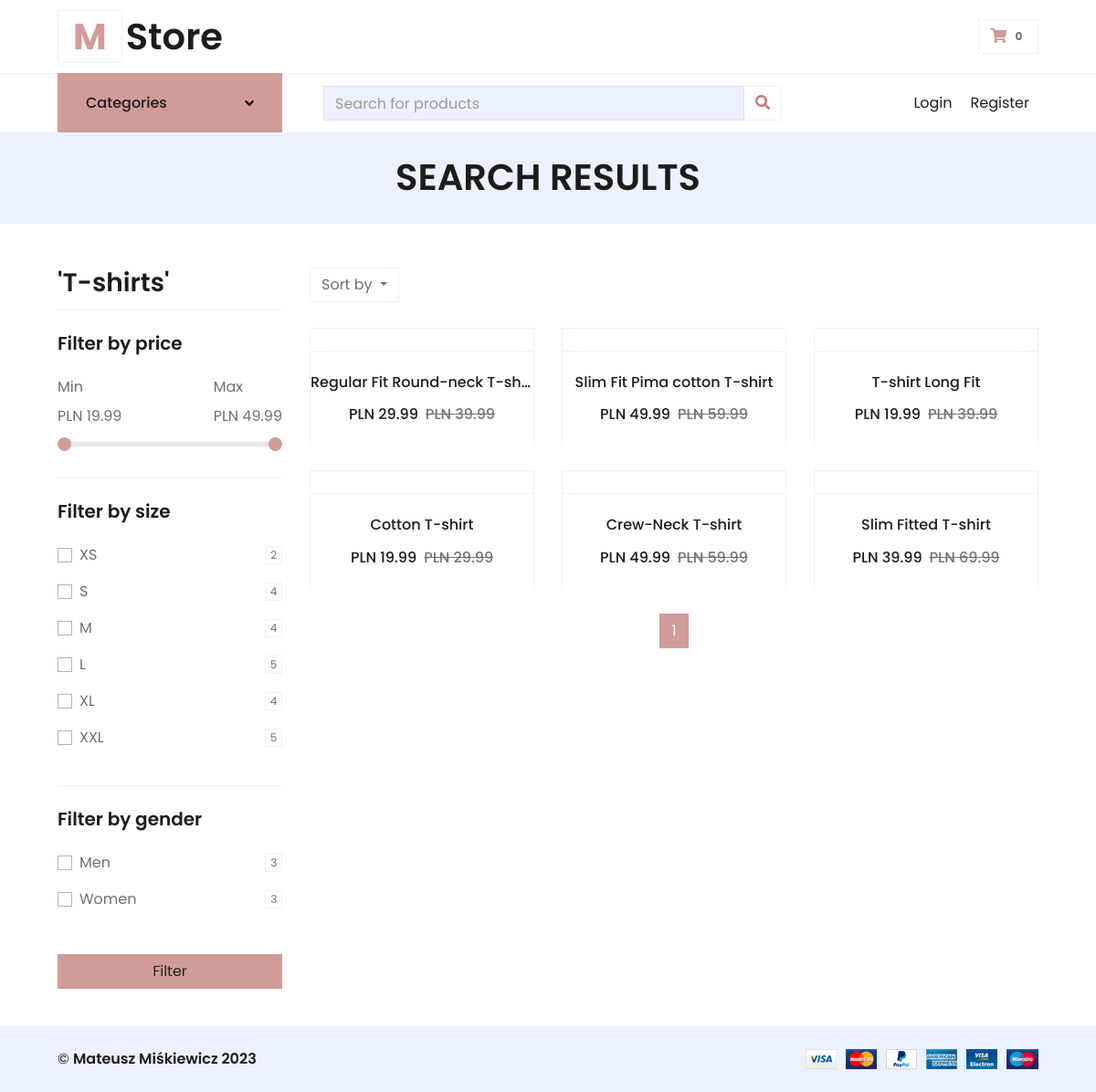
/search?q=T-shirts, run on the app's committed database.
### models.py (models this page shows)
class Product(db.Model):
    __tablename__ = "products"
    id = db.Column(db.Integer, primary_key=True)
    sex = db.Column(db.String(6), nullable=False)
    category = db.Column(db.String(25), nullable=False)
    name = db.Column(db.String(250), nullable=False)
    original_price = db.Column(db.Float, nullable=False)
    current_price = db.Column(db.Float, nullable=False)
    description = db.Column(db.String(1000), nullable=False)
    additional_description = db.Column(db.String(1000), nullable=False)
    available_sizes = db.Column(db.String(250), nullable=False)
    img_url = db.Column(db.String(250), nullable=False)
    img_url2 = db.Column(db.String(250), nullable=True)
    img_url3 = db.Column(db.String(250), nullable=True)
    date = db.Column(db.DateTime, nullable=False)
    order_details = relationship("Order_Details", back_populates="product")
    review = relationship("Review", back_populates="product")

### routes.py (the view, shortened to what this page needs)
@app.route('/search', methods=["GET", "POST"])
def search():
    sizes_list = []
    gender_list = []
    all_genders = ["Men", "Women"]
    page = request.args.get('page', 1, type=int)
    all_products = Product.query
    sort_by = None
    search_query = request.args.get("q", None)
    initial_results = all_products.filter(or_(Product.name.like("%" + search_query + "%"),
                                              Product.category.like("%" + search_query + "%"),
                                              Product.sex.like(search_query)))
    if initial_results.count() > 0:
        general_min_price = min(product.current_price for product in initial_results)
        general_max_price = max(product.current_price for product in initial_results)
        min_price = min(product.current_price for product in initial_results)
        max_price = max(product.current_price for product in initial_results)
    else:
        general_min_price = 0
        general_max_price = 0
        min_price = 0
        max_price = 0
    for product in initial_results:
        temp_sizes = product.available_sizes.split("'")[1::2]
        for size in temp_sizes:
            if size not in sizes_list:
                sizes_list.append(size)
    all_sizes = sizes_list
    sizes_list = []
    sizes_quantity = []
    gender_quantity = []
    if request.args.get("min_price") is not None:
        min_price = float(request.args.get("min_price"))
        max_price = float(request.args.get("max_price"))
        sizes_list = request.args.getlist("sizes_list")
        gender_list = request.args.getlist("gender_list")
    if min_price > max_price:
        min_price, max_price = max_price, min_price
    for size in all_sizes:
        sizes_quantity.append(Product.query.filter(and_(or_(Product.name.like("%" + search_query + "%"),
                                                            Product.category.like("%" + search_query + "%"),
                                                            Product.sex.like(search_query)),
                                                        Product.current_price >= min_price,
                                                        Product.current_price <= max_price,
                                                        or_(*[Product.sex.like(gender) for gender in gender_list]),
                                                        Product.available_sizes.like("%" + f"'{size}'" + "%"))).count())
    for gender in all_genders:
        gender_quantity.append(Product.query.filter(and_(or_(Product.name.like("%" + search_query + "%"),
                                                             Product.category.like("%" + search_query + "%"),
                                                             Product.sex.like(search_query)),
                                                         Product.current_price >= min_price,
                                                         Product.current_price <= max_price,
                                                         or_(*[Product.available_sizes.like("%" + size + "%") for size
                                                               in sizes_list]),
                                                         Product.sex.like(gender))).count())
    filtered_products = all_products.filter(or_(Product.name.like("%" + search_query + "%"),
                                                Product.category.like("%" + search_query + "%"),
                                                Product.sex.like(search_query)),
                                            Product.current_price >= min_price,
                                            Product.current_price <= max_price,
                                            or_(*[Product.available_sizes.like("%" + size + "%") for size in
                                                  sizes_list]),
                                            or_(*[Product.sex.like(gender) for gender in gender_list]))
    if request.args.get("sort_by") is not None:
        if request.args.get("sort_by") == "latest":
            sort_by = "latest"
            filtered_products = filtered_products.order_by(Product.date.desc()).paginate(page=page, per_page=6)
        elif request.args.get("sort_by") == "most_expensive":
            sort_by = "most_expensive"
            filtered_products = filtered_products.order_by(Product.current_price.desc()).paginate(page=page, per_page=6)
        elif request.args.get("sort_by") == "least_expensive":
            sort_by = "least_expensive"
            filtered_products = filtered_products.order_by(Product.current_price.asc()).paginate(page=page, per_page=6)
    else:
        filtered_products = filtered_products.paginate(page=page, per_page=6)
    return render_template("search.html", general_min_price=general_min_price, general_max_price=general_max_price,
                           min_price=min_price, max_price=max_price, sizes=all_sizes, sizes_list=sizes_list,
                           gender_list=gender_list,
                           products=filtered_products, all_products=all_products, sizes_quantity=sizes_quantity,
                           gender_quantity=gender_quantity,
                           search_query=search_query, sort_by=sort_by)

### templates/search.html (shortened to what this page needs)
{% include "header.html" %}
<div class="container-fluid bg-secondary">
    <div class="d-flex flex-column align-items-center justify-content-center" style="min-height: 100px">
        <h1 class="font-weight-semi-bold text-uppercase mb-3" style="margin-top:13px;">Search results</h1>
    </div>
</div>
<form method="post" action="{{ url_for('search', q=search_query, sort_by=sort_by) }}">
    <div class="container-fluid pt-5">
        <div class="row px-xl-5">
            <div class="col-lg-3 col-md-12">
                {% if search_query != "" %}
                <div class="border-bottom mb-4 pb-1">
                    <h3 class="font-weight-semi-bold">'{{search_query}}'</h3>
                </div>
                {% endif %}
                <div class="border-bottom mb-4 pb-4">
                    <h5 class="font-weight-semi-bold mb-4">Filter by price</h5>
                    <ul class="items no-bullets">
                        <li>
                            <div class="price-content">
                                <div>
                                    <label>Min</label>
                                    <p id="min-value">PLN {{min_price}}</p>
                                </div>
                                <div>
                                    <label>Max</label>
                                    <p id="max-value">PLN {{max_price}}</p>
                                </div>
                            </div>
                            <div class="range-slider-full">
                                <input type="range" name="min-price" class="price-range min-price" value="{{min_price}}"
                                       min="{{general_min_price}}" max="{{general_max_price}}" step="1">
                                <input type="range" name="max-price" class="price-range max-price" value="{{max_price}}"
                                       min="{{general_min_price}}" max="{{general_max_price}}" step="1">
                            </div>
                        </li>
                    </ul>
                </div>
                <div class="border-bottom mb-4 pb-4">
                    <h5 class="font-weight-semi-bold mb-4">Filter by size</h5>
                    {% set i = namespace(value=0) %}
                    {% for size in sizes %}
                    <div class="custom-control custom-checkbox d-flex align-items-center justify-content-between mb-3">
                        <label class="custom-control-label" for="size-{{size}}">{{size}}</label>
                        <span class="badge border font-weight-normal">{{sizes_quantity[i.value]}}</span>
                    </div>
                    {% set i.value = i.value + 1 %}
                    {% endfor %}
                </div>
                {% set all_genders = ["Men", "Women"] %}
                <div class="mb-5">
                    <h5 class="font-weight-semi-bold mb-4">Filter by gender</h5>
                    {% set i = namespace(value=0) %}
                    {% for gender in all_genders %}
                    <div class="custom-control custom-checkbox d-flex align-items-center justify-content-between mb-3">
                        <label class="custom-control-label" for="gender-{{gender}}">{{gender}}</label>
                        <span class="badge border font-weight-normal">{{gender_quantity[i.value]}}</span>
                    </div>
                    {% set i.value = i.value + 1 %}
                    {% endfor %}
                </div>
</form>
<center>
    <button class="btn btn-primary" style="width:100%; margin-bottom:40px;">Filter</button>
</center>
<div class="col-lg-9 col-md-12">
    <div class="row pb-3">
        <div class="col-12 pb-1">
            <div class="d-flex align-items-center justify-content-between mb-4">
                <div class="dropdown ml-0">
                    <button class="btn border dropdown-toggle" type="button" id="triggerId" data-toggle="dropdown"
                            aria-haspopup="true"
                            aria-expanded="false">
                        Sort by
                    </button>
                </div>
            </div>
        </div>
        {% if products.total == 0 %}
        <div class="col-12 pb-1">
            <div class="justify-content-center mb-1">
                <p class="text-center">There are no results matching your search criteria.</p>
            </div>
        </div>
        {% else %}
        {% for product in products.items %}
        <div class="col-lg-4 col-md-6 col-sm-12 pb-1">
            <a href="{{ url_for('view_product', product_id=product.id) }}" style="text-decoration:none">
                <div class="card product-item border-0 mb-4">
                    <div class="card-header product-img position-relative overflow-hidden bg-transparent border p-0">
                    </div>
                    <div class="card-body border-left border-right text-center p-0 pt-4 pb-3">
                        <h6 class="text-truncate mb-3">{{ product.name }}</h6>
                        <div class="d-flex justify-content-center">
                            <h6>PLN {{ product.current_price }}</h6>
                            <h6 class="text-muted ml-2">
                                <del>PLN {{product.original_price }}</del>
                            </h6>
                        </div>
                    </div>
                </div>
            </a>
        </div>
        {% endfor %}
        {% endif %}
        <div class="col-12 pb-1">
            <nav aria-label="Page navigation">
                <ul class="pagination justify-content-center mb-3">
                    {% for page_num in products.iter_pages(left_edge=1, right_edge=1, left_current=1, right_current=2)
                    %}
                    {% if page_num %}
                    {% if products.page == page_num %}
                    <li class="page-item active"><a class="page-link"
                                                    href="{{ url_for('search', q=search_query, page=page_num, min_price=min_price, max_price=max_price, sizes_list=sizes_list, gender_list=gender_list, sort_by=sort_by) }}">{{page_num}}</a>
                    </li>
                    {% else %}
                    <li class="page-item"><a class="page-link"
                                             href="{{ url_for('search', q=search_query, page=page_num, min_price=min_price, max_price=max_price, sizes_list=sizes_list, gender_list=gender_list, sort_by=sort_by) }}">{{page_num}}</a>
                    </li>
                    {% endif %}
                    {% else %}
                    <p style="margin-top:18px; padding:0 5px 0 5px;">...</p>
                    {% endif %}
                    {% endfor %}
                </ul>
            </nav>
        </div>
    </div>
</div>
{% include "footer.html" %}

### data on the page
Product: current_price "19.99", min-price "19.99", name "T-shirt Long Fit", original_price "39.99"
Product: current_price "49.99", max-price "49.99", name "Slim Fit Pima cotton T-shirt", original_price "59.99"
Product: name "Regular Fit Round-neck T-sh…", current_price "29.99", original_price "39.99"
Product: name "Cotton T-shirt", current_price "19.99", original_price "29.99"
Product: name "Crew-Neck T-shirt", current_price "49.99", original_price "59.99"
Product: name "Slim Fitted T-shirt", current_price "39.99", original_price "69.99"

### other printed values
{{ search_query }} "T-shirts"
{{ size }} "XS" "S" "M" "L" "XL" "XXL"
{{ sizes_quantity[i.value] }} "2" "4" "4" "5" "4" "5"
{{ gender }} "Men" "Women"
{{ gender_quantity[i.value] }} "3" "3"
{{ page_num }} "1"
